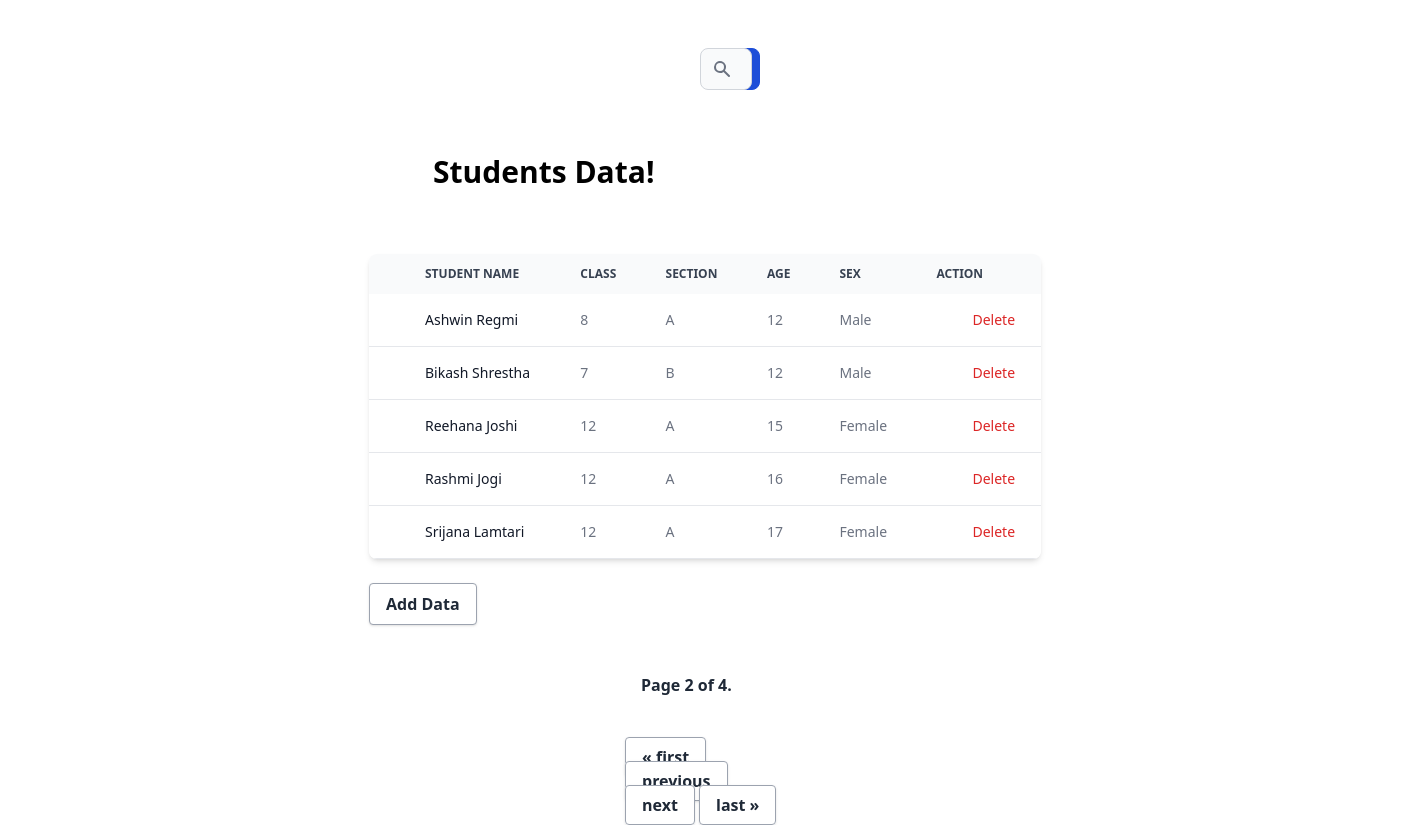
Screenshot of /?page=2 with the database file from the repository.
### myapp/models.py (models this page shows)
class Student(models.Model):
    Student_ID = models.AutoField(primary_key=True)
    Student_Name = models.CharField(max_length=100)
    Student_Class = models.IntegerField(choices=STUDENT_CLASS_CHOICE)
    Student_Age = models.IntegerField()
    Student_Section = models.CharField(max_length=20,choices=STUDENT_SECTION_CHOICE)
    Student_Sex = models.CharField(max_length=20,choices=STUDENT_SEX_CHOICE)

### myapp/views.py (the view)
# urls.py: path('',views.index, name='index'),
def index(request):
    students = Student.objects.all()
    paginator = Paginator(students, 5)
    page_number = request.GET.get('page')
    page_obj = paginator.get_page(page_number)
    return render(request, 'index.html', {'page_obj': page_obj})

### templates/index.html (shortened to what this page needs)
<!DOCTYPE html>
<html lang="en">
<head>
    <script src="https://cdn.tailwindcss.com"></script>
</head>
<body>
    <br><br>
    <form style="padding-left: 700px;padding-right:700px" class="flex items-center" action="{% url 'search' %}">
        <div class="relative w-full">
            <div class="flex absolute inset-y-0 left-0 items-center pl-3 pointer-events-none">
            </div>
            <input type="text" id="query"
                class="bg-gray-50 border border-gray-300 text-gray-900 text-sm rounded-lg focus:ring-blue-500 focus:border-blue-500 block w-full pl-10 p-2.5  dark:bg-gray-700 dark:border-gray-600 dark:placeholder-gray-400 dark:text-white dark:focus:ring-blue-500 dark:focus:border-blue-500"
                placeholder="Search" name="query">
        </div>
        <button type="submit"
            class="p-2.5 ml-2 text-sm font-medium text-white bg-blue-700 rounded-lg border border-blue-700 hover:bg-blue-800 focus:ring-4 focus:outline-none focus:ring-blue-300 dark:bg-blue-600 dark:hover:bg-blue-700 dark:focus:ring-blue-800"></button>
    </form>
    <div class="max-w-2xl mx-auto">
        <p class="font-bold text-3xl m-16 relative w-max one">
            <span>Students Data!</span>
        </p>
        <div class="w-full relative overflow-x-auto shadow-md sm:rounded-lg">
            <table class="w-full text-sm text-left text-gray-500 dark:text-gray-400">
                <thead class="text-xs text-gray-700 uppercase bg-gray-50 dark:bg-gray-700 dark:text-gray-400">
                    <tr>
                        <th scope="col" class="p-4">
                        </th>
                        <th scope="col" class="px-6 py-3">
                            Student Name
                        </th>
                        <th scope="col" class="px-6 py-3">
                            Class
                        </th>
                        <th scope="col" class="px-6 py-3">
                            Section
                        </th>
                        <th scope="col" class="px-6 py-3">
                            Age
                        </th>
                        <th scope="col" class="px-6 py-3">
                            Sex
                        </th>
                        <th scope="col" class="px-6 py-3">
                            Action
                        </th>
                    </tr>
                </thead>
                {% for std in page_obj %}
                <tbody>
                    <tr class="bg-white border-b dark:bg-gray-800 dark:border-gray-700 ">
                        <td class="w-4 p-4">
                        </td>
                        <th scope="row" class="px-6 py-4 font-medium text-gray-900 dark:text-white whitespace-nowrap">
                            {{std.Student_Name}}
                        </th>
                        <td class="px-6 py-4">
                            {{std.Student_Class}}
                        </td>
                        <td class="px-6 py-4">
                            {{std.Student_Section}}
                        </td>
                        <td class="px-6 py-4">
                            {{std.Student_Age}}
                        </td>
                        <td class="px-6 py-4">
                            {{std.Student_Sex}}
                        </td>
                        <td class="px-6 py-4">
                            <a class="text-white" href="edit/{{ std.Student_ID }}">Edit &nbsp</a>
                            <a class="text-red-600/100" href="deletestudent/{{ std.Student_ID }}">Delete</a>
                        </td>
                    </tr>
                </tbody>
                {% endfor %}
            </table>
        </div>
        <br>
        <button
            class="bg-white hover:bg-gray-100 text-gray-800 font-semibold py-2 px-4 border border-gray-400 rounded shadow">
            <a href="{% url 'adddata' %}">
                Add Data
            </a>
        </button>
    </div>
    <br><br>
    <div style="margin-left: 625px; margin-right: 625px;" class="pagination">
        <span class="step-links">
            <span class="bg-white text-gray-800 font-semibold py-2 px-4">
                Page {{ page_obj.number }} of {{ page_obj.paginator.num_pages }}.
            </span><br><br><br>
            {% if page_obj.has_previous %}
            <a class="bg-white hover:bg-gray-100 text-gray-800 font-semibold py-2 px-4 border border-gray-400 rounded shadow"
                href="?page=1">&laquo; first</a>
            <a class="bg-white hover:bg-gray-100 text-gray-800 font-semibold py-2 px-4 border border-gray-400 rounded shadow"
                href="?page={{ page_obj.previous_page_number }}">previous</a>
            {% endif %}
            {% if page_obj.has_next %}
            <a class="bg-white hover:bg-gray-100 text-gray-800 font-semibold py-2 px-4 border border-gray-400 rounded shadow"
                href="?page={{ page_obj.next_page_number }}">next</a>
            <a class="bg-white hover:bg-gray-100 text-gray-800 font-semibold py-2 px-4 border border-gray-400 rounded shadow"
                href="?page={{ page_obj.paginator.num_pages }}">last &raquo;</a>
            {% endif %}
        </span>
    </div>
</body>
</html>

### rows the page displays
Student: Student_Name "Ashwin Regmi", Student_Class "8", Student_Section "A", Student_Age "12", Student_Sex "Male"
Student: Student_Name "Bikash Shrestha", Student_Class "7", Student_Section "B", Student_Age "12", Student_Sex "Male"
Student: Student_Name "Reehana Joshi", Student_Class "12", Student_Section "A", Student_Age "15", Student_Sex "Female"
Student: Student_Name "Rashmi Jogi", Student_Class "12", Student_Section "A", Student_Age "16", Student_Sex "Female"
Student: Student_Name "Srijana Lamtari", Student_Class "12", Student_Section "A", Student_Age "17", Student_Sex "Female"

### other values shown
{{ page_obj.number }} "2"
{{ page_obj.paginator.num_pages }} "4"
